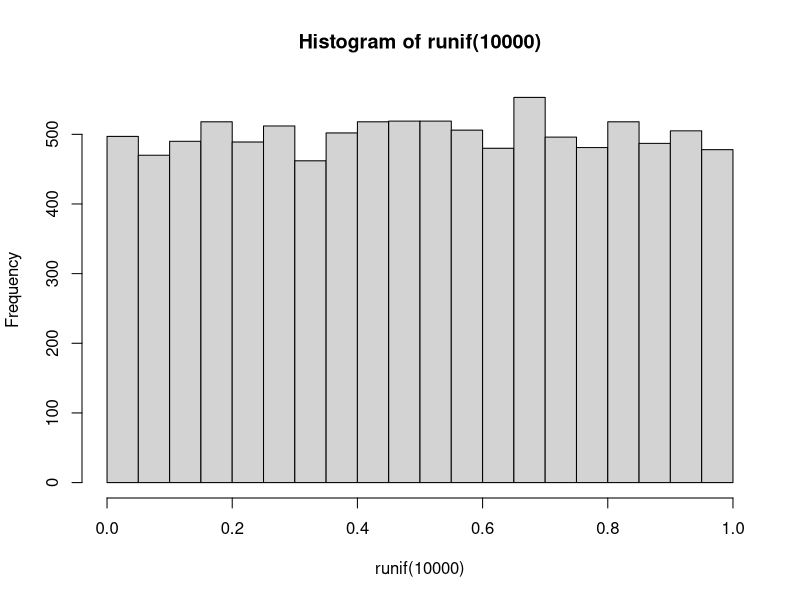
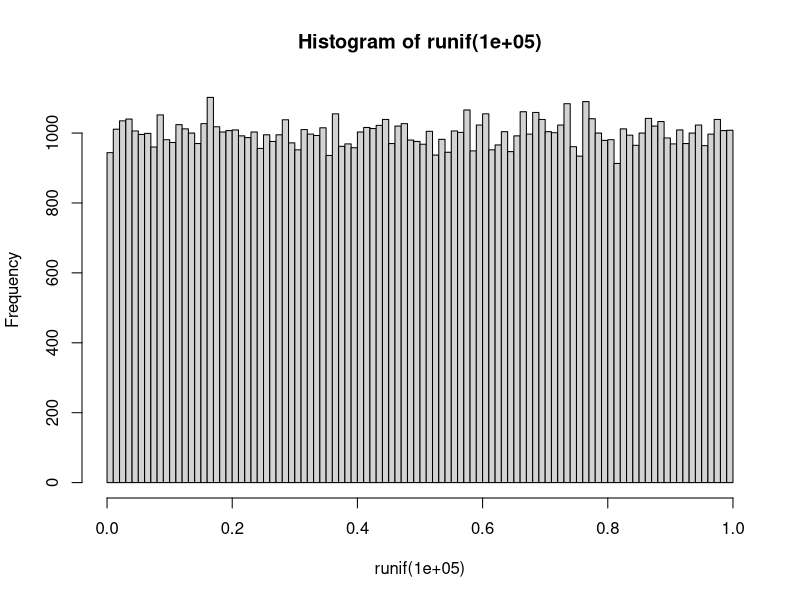
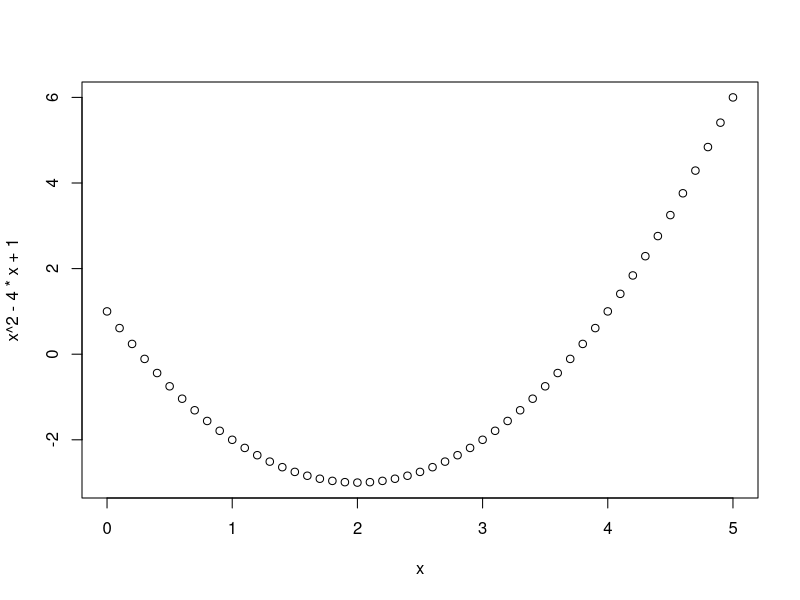
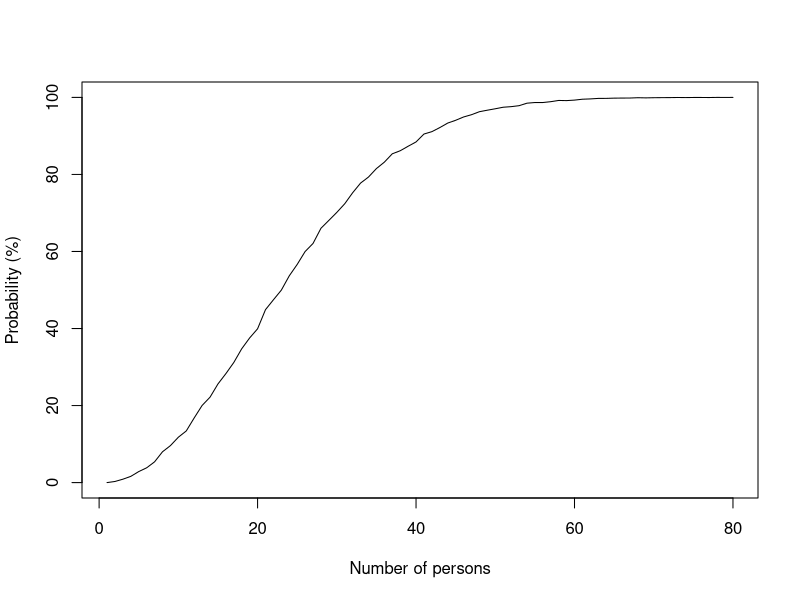

Source code (R) for these figures, in order:
#if
k <- 0
if(3>2){
  k <- 1
}
k



k <- 0
if(3>5){
  k <- 1
}
k


#else

k <- 0
if(3>2){
  k <- 1
}else{
  k <- 2
}
k




k <- 0
if(3>5){
  k <- 1
}else{
  k <- 2
}
k

#Try to practice with other ifs




#Sum of first 500 numbers
sum(1:500)

#But how did R do that? How do we know that's correct?
#Let's answer first the second question

1+2+3+4+5+6+7+8+9+10+11+12+13+14+15+16+17+18+19+20+21+22+23+24+25+26+27+28+29+30+31+32+33+34+35+36+37+38+39+40+41+42+43+44+45+46+47+48+49+50+51+52+53+54+55+56+57+58+59+60+61+62+63+64+65+66+67+68+69+70+71+72+73+74+75+76+77+78+79+80+81+82+83+84+85+86+87+88+89+90+91+92+93+94+95+96+97+98+99+100+
  101+102+103+104+105+106+107+108+109+110+111+112+113+114+115+116+117+118+119+120+121+122+123+124+125+126+127+128+129+130+131+132+133+134+135+136+137+138+139+140+141+142+143+144+145+146+147+148+149+150+151+152+153+154+155+156+157+158+159+160+161+162+163+164+165+166+167+168+169+170+171+172+173+174+175+176+177+178+179+180+181+182+183+184+185+186+187+188+189+190+191+192+193+194+195+196+197+198+199+200+
  201+202+203+204+205+206+207+208+209+210+211+212+213+214+215+216+217+218+219+220+221+222+223+224+225+226+227+228+229+230+231+232+233+234+235+236+237+238+239+240+241+242+243+244+245+246+247+248+249+250+251+252+253+254+255+256+257+258+259+260+261+262+263+264+265+266+267+268+269+270+271+272+273+274+275+276+277+278+279+280+281+282+283+284+285+286+287+288+289+290+291+292+293+294+295+296+297+298+299+300+
  301+302+303+304+305+306+307+308+309+310+311+312+313+314+315+316+317+318+319+320+321+322+323+324+325+326+327+328+329+330+331+332+333+334+335+336+337+338+339+340+341+342+343+344+345+346+347+348+349+350+351+352+353+354+355+356+357+358+359+360+361+362+363+364+365+366+367+368+369+370+371+372+373+374+375+376+377+378+379+380+381+382+383+384+385+386+387+388+389+390+391+392+393+394+395+396+397+398+399+400+
  401+402+403+404+405+406+407+408+409+410+411+412+413+414+415+416+417+418+419+420+421+422+423+424+425+426+427+428+429+430+431+432+433+434+435+436+437+438+439+440+441+442+443+444+445+446+447+448+449+450+451+452+453+454+455+456+457+458+459+460+461+462+463+464+465+466+467+468+469+470+471+472+473+474+475+476+477+478+479+480+481+482+483+484+485+486+487+488+489+490+491+492+493+494+495+496+497+498+499+500

#Did Daniel lose 20 minutes of his life to write that?

#The answer to all those questions is using loops

#A loop is a task that is repeated while a certain condition is satisfied.
#Let's sum the first 100 numbers
total <- 0
i <- 1
while(i <= 100){
  total <- total + i
  i <- i+1
}

total


total <- 0
for(i in 1:100){
  total <- total+i
}
total

#Equivalently we could use the formula to sum the first 100 numbers
100*101/2


#Let's use some loops to solve other operations

#Sum of all even numbers below 100
i <- 2
total <- 0
while(i <=100){
  total <- total + i
  i <- i+2
}
total


#Sum of all odd numbers below 100
i <- 1
total <- 0
while(i <=100){
  total <- total + i
  i <- i+2
}
total

#Product of the odd numbers below 10


i <- 1
total <- 1
while(i <=10){
  total <- total * i
  i <- i+2
}
total

#In this case it would have been faster to just write them
1*3*5*7*9



#We could also use loops to write long words

c <- "1"
for(i in 2:500){
  c <- paste(c, paste("+",i, sep=""), sep="")
}
c




#Let's solve some problems with it


#Solve the system of equations from the other day

for(rook in 1:23){
  for(queen in 1:23){
    for(knight in 1:23){
      for(bishop in 1:23){
        if(2*queen+rook==23){
          if(queen+2*bishop==15){
            if(3*knight==9){
              if(knight+bishop+queen==15){
                solution <- knight+knight+rook
              }
            }
          }
        }
      }
    }
  }
}
solution



#Find all the prime numbers between 1 and 1000

isprime <- rep(TRUE, 1000)
isprime

vec <- 1:1000
vec[isprime]


7%%2

7%%2==0
8%%2==0



for(i in 3:1000){
  for(j in 2:(i-1)){
    if(i%%j==0){
      isprime[i] <- FALSE
    }
  }
}


vec[isprime]








#random numbers

#We will not got into the details on how R can generate random numbers
set.seed(1111)

#Pick 5 random numbers between 1 and 100
sample(1:100,5)

#Do it again
sample(1:100,5)

#Set the seed back to 1111 and do it again
set.seed(1111)
sample(1:100,5)

#Actually those are not random numbers, they are uniquely determined given a seed. 
#In any case, they look like random numbers, and they are the closest thing to random numbers that we can get. 

#Set another seed
set.seed(1234)
sample(1:100,5)


#

random1 <- runif(1)
random1

random2 <- runif(14)
random2

runif(106)

hist(runif(10000))


hist(runif(100000), breaks=100)


#Flip a coin

coin <- "head"
if(runif(1)<0.5){
  coin <- "tail"
}
coin

coin <- "head"
if(runif(1)<0.5){
  coin <- "tail"
}
coin


coin <- "head"
if(runif(1)<0.5){
  coin <- "tail"
}
coin


coin <- "head"
if(runif(1)<0.5){
  coin <- "tail"
}
coin


#Let's give it a better chance to get tail

coin <- "head"
if(runif(1)<0.9){
  coin <- "tail"
}
coin


coin <- "head"
if(runif(1)<0.9){
  coin <- "tail"
}
coin

#Do it 10 times

coin <- "head"
if(runif(1)<0.9){
  coin <- "tail"
}
coin

coin <- "head"
if(runif(1)<0.9){
  coin <- "tail"
}
coin

coin <- "head"
if(runif(1)<0.9){
  coin <- "tail"
}
coin

coin <- "head"
if(runif(1)<0.9){
  coin <- "tail"
}
coin

coin <- "head"
if(runif(1)<0.9){
  coin <- "tail"
}
coin

coin <- "head"
if(runif(1)<0.9){
  coin <- "tail"
}
coin

coin <- "head"
if(runif(1)<0.9){
  coin <- "tail"
}
coin

coin <- "head"
if(runif(1)<0.9){
  coin <- "tail"
}
coin

coin <- "head"
if(runif(1)<0.9){
  coin <- "tail"
}
coin

coin <- "head"
if(runif(1)<0.9){
  coin <- "tail"
}
coin




#Montecarlo methods

#What's the minimum of the function x^2-4x+1 between 0 and 5?

#We don't have to, but let's visualize it

x <- seq(0,5,0.1)
plot(x, x^2-4*x+1)

#Now let's find the minimum, by trying random numbers until we find it. First we will guess that the minimum is at 5
x <- 5
minimum <- x^2-4*x+1

minimum

#Then we generate a random number between 0 and 5
x <- 5*runif(1)
x
#evaluate them
eval <- x^2-4*x+1
eval

if(eval<minimum){
  minimum=eval
  minat <- x
}

minimum
minat

for(i in 1:1000){
  x <- 5*runif(1)
  eval <- x^2-4*x+1
    if(eval<minimum){
      minimum=eval
      minat <- x
    }
}

minimum
minat



#Approximate PI

#Generate a random number between 0 and 1
x <- runif(1)
#Move it to between 0 and 2
x <- x*2
#Move it to between -1 and 1
x <- x-1

#Another one, in one line
y <- (2*runif(1))-1

#Check if it is inside the circle
x^2+y^2<=1


#With a loop

total <- 0
for(i in 1:100){
  x <- (2*runif(1))-1
  y <- (2*runif(1))-1
  
  if( (x^2+y^2) <= 1){
    total <- total+1
  }
  
}
4*total/i



#With a longer loop

total <- 0
for(i in 1:1000000){
  x <- (2*runif(1))-1
  y <- (2*runif(1))-1
  
  if( (x^2+y^2) <= 1){
    total <- total+1
  }
  
}
4*total/i


#Feel free to increase the number of simulations




#birthday paradox
#What's the probability of having (at least) two persons with the same birthday in a room with 30 persons?
#Generate 30 random numbers (with repetition) between 1 and 365
bdays <- sample(1:365, 30, replace = T)
bdays 
#Check if some of them appear there twice ()
duplicated(bdays)


sum(duplicated(sample(1:365, 30, replace = T)))>0

total <- 0
for(i in 1:10000){
    a <- sum(duplicated(sample(1:365, 30, replace = T)))
    if(a>0){
      total <- total+1
    }

    
}

total/i

#In a room of 1, 2, 3, 4, 5,..., 80?


vec <- rep(0, 80)

for(j in 1:80){
  total <- 0
  for(i in 1:10000){
    a <- sum(duplicated(sample(1:365, j, replace = T)))
    if(a>0){
      total <- total+1
    }
    
    
  }
  
  vec[j] <- 100*total/i
  
  
  
  
}


plot(1:80, vec, "l", xlab="Number of persons", ylab="Probability (%)")




